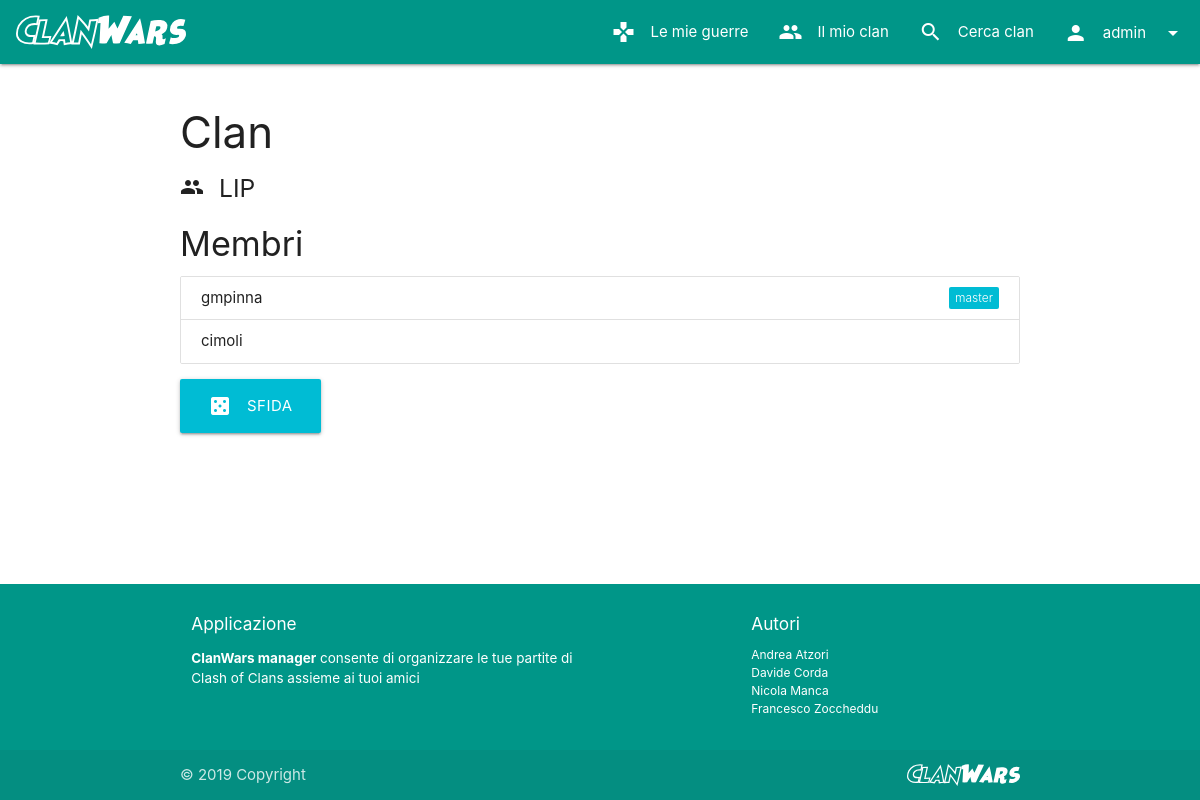
/clans/3 (signed in), run on an earlier commit of the app's database.
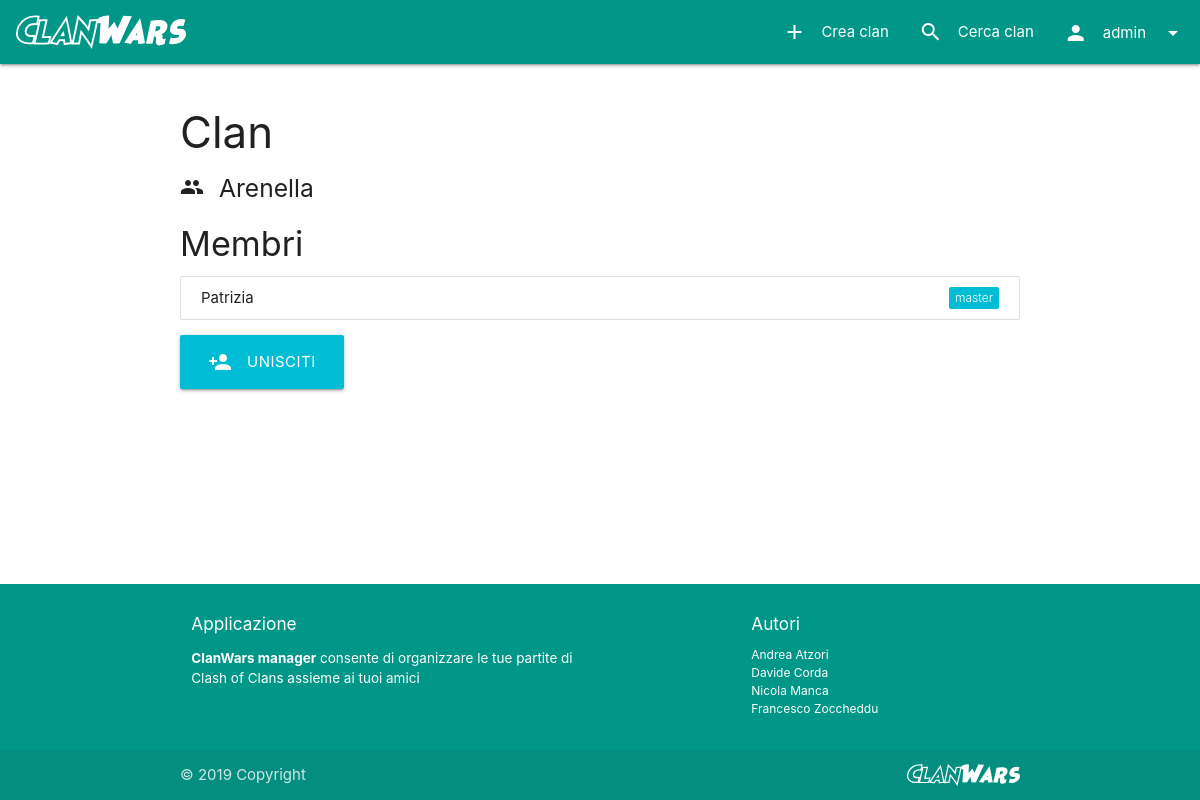
And on a later commit of the database.
### manager/models.py (models this page shows, shortened)
class Clan(models.Model):
    name = models.CharField(max_length=30, verbose_name="Nome")
    clanMaster = models.OneToOneField(User, on_delete=models.CASCADE, related_name="+", null=False, blank=False)
    maxMembers = models.PositiveSmallIntegerField(default=20, validators=[MinValueValidator(1), MaxValueValidator(50)], verbose_name="Numero massimo di membri")
    def get_absolute_url(self):
        return reverse("clans_details", kwargs={'pk': self.pk})

class User(AbstractUser):
    clan = models.ForeignKey("Clan", on_delete=models.SET_NULL, null=True, blank=True, related_name="members")

### manager/views/clans.py (the view)
# urls.py: path(r'<int:pk>', ClanDetailsDispatcherView.as_view(), name='clans_details'),
class ClanDetailsDispatcherView(View):
    def dispatch(self, request, **kwargs):
        clan = get_object_or_404(Clan, pk=self.kwargs.get("pk"))
        if request.user.is_authenticated and clan.clanMaster == request.user:
            view = ClanUpdateView.as_view()
        else:
            view = ClanDetailsView.as_view()
        return view(request, **kwargs)

### manager/templatetags/postlinks.py (called while the page is built)
@register.inclusion_tag("commons/tags/hiddenform.html")
def hiddenform():
    return {"id": _form_id, "action": "."}

@register.inclusion_tag("commons/tags/submit.js")
def submit(action):
    return {"id": _form_id, "action": action}

@register.inclusion_tag("commons/tags/onClick.html")
def submitOnClick(action):
    return {"action": render_to_string("commons/tags/submit.js", submit(action))}

### manager/templatetags/toasts.py (called while the page is built)
@register.simple_tag()
def toast_if(condition, message, icon=None):
    return mark_safe(render_to_string("commons/tags/toast.html", toast(message, icon)) if condition else "")

### manager/templates/clans/details.html (shortened to what this page needs)
{% extends 'base.html' %}
{% block content %}
{% load postlinks %}
{% if clan == user.clan %}
<h3>Il mio clan</h3>
{% else %}
<h3>Clan</h3>
{% endif %}
<h5>
    <i class="material-icons left">people</i>
    {{clan.name}}
</h5>
<h4>Membri</h4>
<ul class="collection">
    {% for member in clan.members.all %}
    <li class="collection-item">
        {{member.username}}
        {% if clan.clanMaster == member%}
        <span class="new badge" data-badge-caption="master"></span>
        {% endif %}
    </li>
    {% endfor %}
</ul>
{% if user.is_authenticated and user.clan is None and clan.members.count < clan.maxMembers %}
{% url 'clans_join' clan.id as joinUrl %}
<a class="waves-effect waves-light btn-large" {% submitOnClick joinUrl %}>
    <i class="material-icons left">person_add</i>
    Unisciti
</a>
{% endif %}
{% if user.is_authenticated and user.clan is not None and user.clan.clanMaster == user %}
{% url 'clans_fight' clan.pk as fightUrl %}
<a class="waves-effect waves-light btn-large" {% submitOnClick fightUrl %}>
    <i class="material-icons left">casino</i>
    Sfida
</a>
{% endif %}
{% load toasts %}
{% endblock %}

### manager/templates/commons/navbar.html (shortened to what this page needs)
{% load static %}
{% load postlinks %}
{% url 'clans_create' as createClanUrl %}
<nav>
    <div class="nav-wrapper">
        <a href="{% url 'home' %}" class="brand-logo">
            <img class="logo-img" src="{% static "images/logotype.svg" %}">
        </a>
        <ul class="right hide-on-med-and-down">
            {% if request.user.is_authenticated %}
            {% if request.user.clan is not None %}
            <li class="waves-effect">
                <a href="{% url 'wars_list' %}">
                    <i class="material-icons left">gamepad</i>
                    Le mie guerre
                </a>
            </li>
            {% endif %}
            <li class="waves-effect">
                {% if request.user.clan is not None %}
                <a href="{{user.clan.get_absolute_url}}">
                    <i class="material-icons left">people</i>
                    Il mio clan
                </a>
                {% else %}
                <a {% submitOnClick createClanUrl %}>
                    <i class="material-icons left">add</i>
                    Crea clan
                </a>
                {% endif %}
            </li>
            {% endif %}
            <li class="waves-effect">
                <a href="{% url 'clans_list' %}">
                    <i class="material-icons left">search</i>
                    Cerca clan
                </a>
            </li>
            {% if request.user.is_authenticated %}
            <li>
                <a class="dropdown-trigger waves-effect no-autoinit" href="#!" data-target="logout-dropdown">
                    <i class="material-icons left">person</i>
                    {{user.username}}
                    <i class="material-icons right">arrow_drop_down</i>
                </a>
            </li>
            {% endif %}
        </ul>
    </div>
</nav>

What changed in the data, as far as the page shows it:
no longer on this page (row edited): User: username "gmpinna"
removed User: username "cimoli"
changed User "admin": clan_id 6 → empty (drawn)
changed Clan: name "LIP" → "Arenella"
added User: username "Patrizia"
Also different on the page:
text no longer shown: "Le mie guerre Il mio clan SFIDA"
text now shown: "Crea clan UNISCITI"
